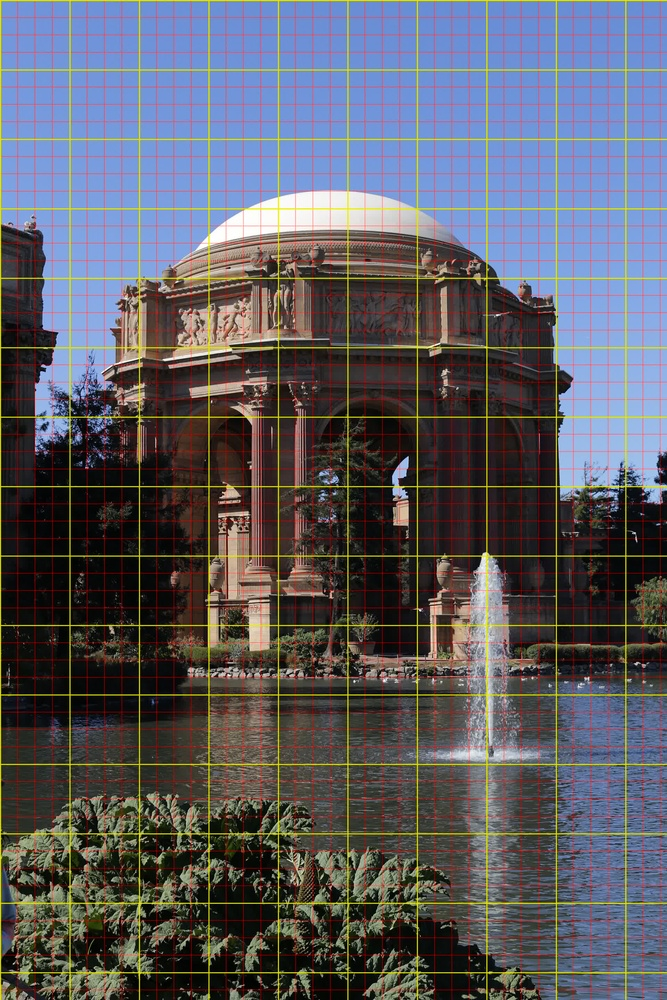
#> input picture reference/photos/_work/009_full.jpg, 667 x 1000 px, shrunk from 1920 x 2880 before the run
$ python arch_r8_tiles.py ../reference/photos/_work/009_full.jpg 5 5
#> lines starting #> are read from the running program, lines starting #| are printed output that depends on the picture
"""Cut an ARCH r8 render into 100 % tiles for inspection (PIL only -- run with python3, not Blender).

    python3 scripts/arch_r8_tiles.py renders/previews/arch/r8_cam01.png 3 2

No downscaling: the r8 defect (a flat plate filling an arch) is invisible in a 960 px view, which is how it shipped
in v1. The 960 px downscale is only for the final composite sheet.
"""
import sys, os
from PIL import Image

src = sys.argv[1]
cols = int(sys.argv[2]) if len(sys.argv) > 2 else 3
rows = int(sys.argv[3]) if len(sys.argv) > 3 else 2
im = Image.open(src).convert("RGB")
#> im is the input picture: PIL image 667x1000 RGB; mean R, G, B 91.7, 92, 100.1
W, H = im.size
#> W = 667; H = 1000
tw, th = W // cols, H // rows
#> tw = 133; th = 200
base = os.path.splitext(src)[0]
for r in range(rows):
    for c in range(cols):
        box = (c * tw, r * th, (c + 1) * tw if c < cols - 1 else W, (r + 1) * th if r < rows - 1 else H)
        out = f"{base}_tile{r}{c}.png"
        im.crop(box).save(out)
        print(f"{out}  {box}")
#> this loop made 5 passes
#> pass 1, `im.crop(box).save(out)`:
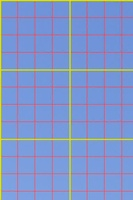
#> saved as 009_full_tile00.png: PIL image 133x200 RGB; mean R, G, B 128.8, 150.8, 202.6
#> pass 1, `im.crop(box).save(out)`:
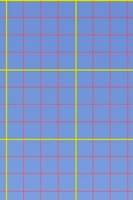
#> saved as 009_full_tile01.png: PIL image 133x200 RGB; mean R, G, B 126.1, 148.6, 201
#> pass 1, `im.crop(box).save(out)`:
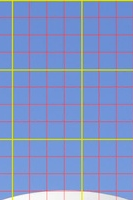
#> saved as 009_full_tile02.png: PIL image 133x200 RGB; mean R, G, B 127.6, 149.8, 201
#> pass 1, `im.crop(box).save(out)`:
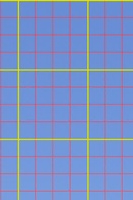
#> saved as 009_full_tile03.png: PIL image 133x200 RGB; mean R, G, B 123.1, 146.2, 199.9

$ run again, on reference/photos/_work/070_full.jpg
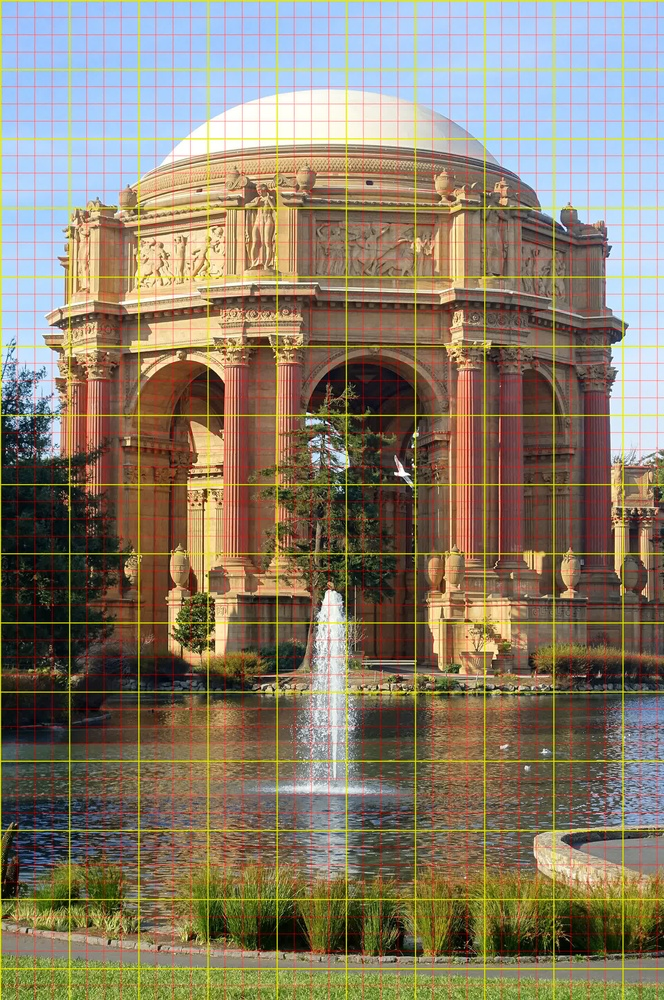
#> input picture reference/photos/_work/070_full.jpg, 664 x 1000 px, shrunk from 1920 x 2892 before the run
#> im is the input picture: PIL image 664x1000 RGB; mean R, G, B 136.6, 125.2, 105.8
#> the loop `for r in range(rows):` made 5 passes
#> pass 1, `im.crop(box).save(out)`:
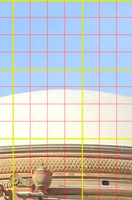
#> saved as 070_full_tile02.png: PIL image 132x200 RGB; mean R, G, B 197, 197.8, 195.2
#> pass 1, `im.crop(box).save(out)`:
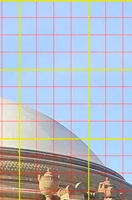
#> saved as 070_full_tile03.png: PIL image 132x200 RGB; mean R, G, B 179.3, 188.5, 200
